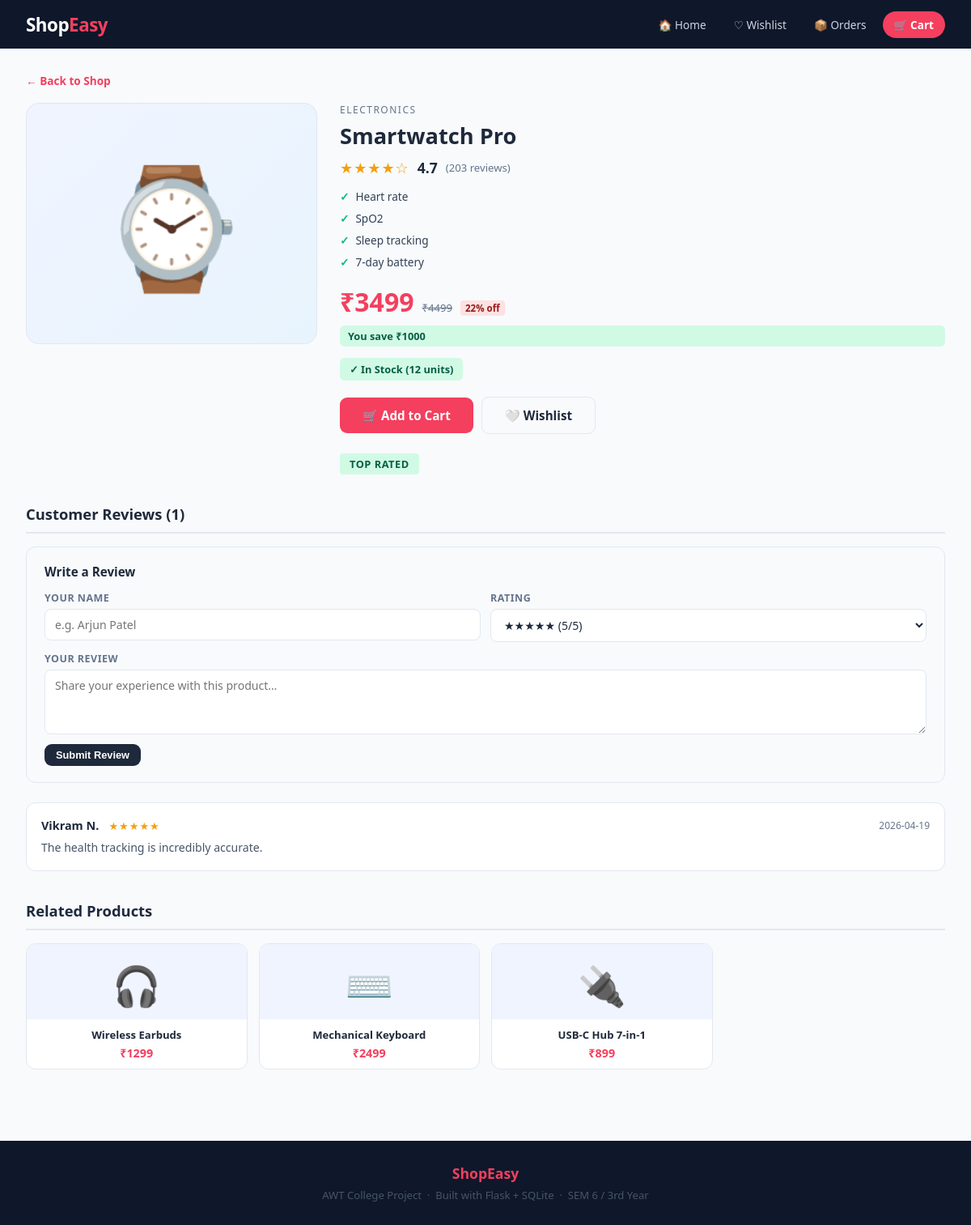
The app's page /product/4 with its own data.
### tables this page shows
CREATE TABLE products (
        id          INTEGER PRIMARY KEY AUTOINCREMENT,
        name        TEXT    NOT NULL,
        price       REAL    NOT NULL,
        orig_price  REAL,
        category    TEXT    NOT NULL,
        emoji       TEXT    NOT NULL,
        description TEXT    NOT NULL,
        stock       INTEGER NOT NULL DEFAULT 10,
        rating      REAL    NOT NULL DEFAULT 4.0,
        rating_count INTEGER NOT NULL DEFAULT 0,
        badge       TEXT    DEFAULT ''
    );

CREATE TABLE reviews (
        id         INTEGER PRIMARY KEY AUTOINCREMENT,
        product_id INTEGER NOT NULL,
        rating     INTEGER NOT NULL,
        comment    TEXT,
        reviewer   TEXT NOT NULL DEFAULT 'Anonymous',
        created_at TEXT NOT NULL DEFAULT (datetime('now','localtime'))
    );

### app.py (the view)
@app.route("/product/<int:pid>")
def product_detail(pid):
    conn    = get_db()
    product = conn.execute("SELECT * FROM products WHERE id=?", (pid,)).fetchone()
    reviews = conn.execute("SELECT * FROM reviews WHERE product_id=? ORDER BY id DESC", (pid,)).fetchall()
    related = conn.execute(
        "SELECT * FROM products WHERE category=? AND id!=? LIMIT 4",
        (product["category"], pid)
    ).fetchall()
    conn.close()
    cart_count = sum(session.get("cart", {}).values())
    wish_count = len(session.get("wishlist", []))
    in_wishlist = str(pid) in [str(w) for w in session.get("wishlist", [])]
    return render_template("product.html",
        product=product, reviews=reviews, related=related,
        cart_count=cart_count, wish_count=wish_count, in_wishlist=in_wishlist)

### app.py (called while the page is built)
def get_db():
    conn = sqlite3.connect(DB)
    conn.row_factory = sqlite3.Row
    return conn

### templates/product.html (shortened to what this page needs)
{% extends "base.html" %}
{% block content %}
<div class="container">
  <a href="/" class="back">← Back to Shop</a>
  <div class="detail-grid">
    <div class="detail-img-box">{{ product['emoji'] }}</div>
    <div class="detail-info">
      <div class="detail-cat">{{ product['category'] }}</div>
      <div class="detail-name">{{ product['name'] }}</div>
      <div class="detail-stars">
        <span class="stars">
          {% for i in range(1,6) %}{% if i <= product['rating']|int %}★{% else %}☆{% endif %}{% endfor %}
        </span>
        <span class="avg">{{ product['rating'] }}</span>
        <span style="color:var(--muted);font-size:0.82rem;">({{ product['rating_count'] }} reviews)</span>
      </div>
      <div class="feature-list" style="margin-bottom:18px;">
        {% for feat in product['description'].split('|') %}
        <div class="feature-item">{{ feat.strip() }}</div>
        {% endfor %}
      </div>
      <div class="price-row">
        <span class="big-price">₹{{ "%.0f"|format(product['price']) }}</span>
        {% if product['orig_price'] %}
        <span class="orig-price">₹{{ "%.0f"|format(product['orig_price']) }}</span>
        {% set disc = ((product['orig_price'] - product['price']) / product['orig_price'] * 100)|int %}
        <span class="discount">{{ disc }}% off</span>
        {% endif %}
      </div>
      {% if product['orig_price'] %}
      {% set saved = product['orig_price'] - product['price'] %}
      <div class="savings-note" style="margin-bottom:14px;">You save ₹{{ "%.0f"|format(saved) }}</div>
      {% endif %}
      {% if product['stock'] >= 10 %}
      <span class="stock-badge stock-ok">✓ In Stock ({{ product['stock'] }} units)</span>
      {% elif product['stock'] > 0 %}
      <span class="stock-badge stock-low">⚠ Only {{ product['stock'] }} left!</span>
      {% else %}
      <span class="stock-badge stock-out">✕ Out of Stock</span>
      {% endif %}
      <div class="detail-actions">
        <a href="/add_to_cart/{{ product['id'] }}" class="btn btn-red">🛒 Add to Cart</a>
        <a href="/wishlist/toggle/{{ product['id'] }}"
           class="btn {% if in_wishlist %}btn-dark{% else %}btn-ghost{% endif %}">
          {% if in_wishlist %}❤️ Wishlisted{% else %}🤍 Wishlist{% endif %}
        </a>
      </div>
      {% if product['badge'] %}
      <div>
        <span class="product-badge {% if product['badge']=='Best Seller' %}badge-bestseller{% else %}badge-toprated{% endif %}"
              style="font-size:0.8rem;padding:4px 12px;">
          {{ product['badge'] }}
        </span>
      </div>
      {% endif %}
    </div>
  </div>
  <div class="section-heading">Customer Reviews ({{ reviews|length }})</div>
  <div class="review-form">
    <h4>Write a Review</h4>
    <form method="POST" action="/review/{{ product['id'] }}">
      <div class="form-row">
        <div class="form-group">
          <label>Your Name</label>
          <input type="text" name="reviewer" placeholder="e.g. Arjun Patel"/>
        </div>
        <div class="form-group">
          <label>Rating</label>
          <select name="rating">
            <option value="5">★★★★★ (5/5)</option>
          </select>
        </div>
      </div>
      <div class="form-group" style="margin-bottom:12px;">
        <label>Your Review</label>
        <textarea name="comment" placeholder="Share your experience with this product…"></textarea>
      </div>
      <button type="submit" class="btn btn-dark btn-sm">Submit Review</button>
    </form>
  </div>
  {% if reviews %}
    {% for r in reviews %}
    <div class="review-card">
      <div class="review-header">
        <div>
          <span class="reviewer-name">{{ r['reviewer'] }}</span>
          <span class="stars" style="font-size:13px;margin-left:8px;">
            {% for i in range(1,6) %}{% if i <= r['rating'] %}★{% else %}☆{% endif %}{% endfor %}
          </span>
        </div>
        <span class="review-date">{{ r['created_at'][:10] }}</span>
      </div>
      {% if r['comment'] %}
      <p class="review-text">{{ r['comment'] }}</p>
      {% endif %}
    </div>
    {% endfor %}
  {% else %}
  <p style="color:var(--muted);font-size:0.9rem;margin-bottom:24px;">No reviews yet. Be the first!</p>
  {% endif %}
  {% if related %}
  <div class="section-heading" style="margin-top:36px;">Related Products</div>
  <div class="related-grid">
    {% for p in related %}
    <a href="/product/{{ p['id'] }}" class="rel-card">
      <div class="emoji">{{ p['emoji'] }}</div>
      <div class="info">
        <div class="rname">{{ p['name'] }}</div>
        <div class="rprice">₹{{ "%.0f"|format(p['price']) }}</div>
      </div>
    </a>
    {% endfor %}
  </div>
  {% endif %}
</div>
{% endblock %}

### templates/base.html (style rules this page uses)
:root { --navy: #0f172a; --navy2: #1e293b; --navy3: #334155; --accent: #f43f5e; --acc2: #e11d48; --gold: #f59e0b; --green: #10b981; --blue: #3b82f6; --bg: #f8fafc; --card: #ffffff; --text: #1e293b; --muted: #64748b; --border: #e2e8f0; --radius: 12px; --shadow: 0 1px 3px rgba(0,0,0,.07), 0 4px 12px rgba(0,0,0,.05); }
*, *::before, *::after { box-sizing: border-box; margin: 0; padding: 0; }
body { font-family: 'Segoe UI', system-ui, sans-serif; background: var(--bg); color: var(--text); }
a { text-decoration: none; color: inherit; }
.container { max-width: 1200px; margin: 0 auto; padding: 28px 32px; }
.btn { display: inline-flex; align-items: center; gap: 6px; padding: 9px 20px; border-radius: 9px; border: none; cursor: pointer; font-size: 0.88rem; font-weight: 700; transition: opacity .15s, transform .1s; }
.btn-red { background: var(--accent); color: #fff; }
.btn-dark { background: var(--navy2); color: #fff; }
.btn-ghost { background: transparent; color: var(--text); border: 1.5px solid var(--border); }
.btn-sm { padding: 6px 14px; font-size: 0.8rem; }
.stars { color: var(--gold); font-size: 14px; letter-spacing: 1px; }
.product-badge { display: inline-block; font-size: 0.68rem; font-weight: 800; padding: 2px 8px; border-radius: 4px; text-transform: uppercase; letter-spacing: 0.5px; }
.badge-toprated { background: #d1fae5; color: #065f46; }
.orig-price { text-decoration: line-through; color: var(--muted); font-size: 0.82rem; }
.discount { background: #fee2e2; color: #991b1b; font-size: 0.72rem; font-weight: 800; padding: 2px 6px; border-radius: 4px; }

### records on screen
products: emoji "⌚", category "ELECTRONICS", name "Smartwatch Pro", rating "4.7", rating_count "203", price "3499", orig_price "4499", stock "12", badge "TOP RATED"
reviews: reviewer "Vikram N.", created_at "2026-04-19", comment "The health tracking is incredibly accurate."
products: emoji "🎧", name "Wireless Earbuds", price "1299"
products: emoji "⌨️", name "Mechanical Keyboard", price "2499"
products: emoji "🔌", name "USB-C Hub 7-in-1", price "899"

### other values on screen
{{ feat.strip() }} "Heart rate" "SpO2" "Sleep tracking" "7-day battery"
{{ disc }} "22"
{{ "%.0f"|format(saved) }} "1000"
{{ reviews|length }} "1"
